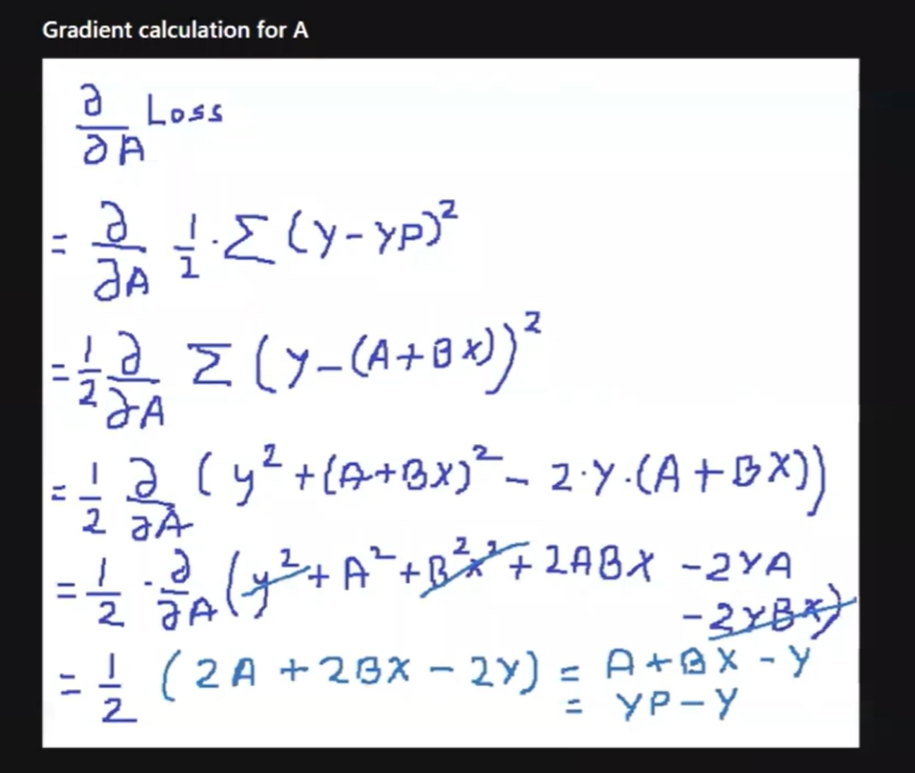
#> input picture image.png, 915 x 773 px
$ jupyter execute --allow-errors '5. PreProcessing.ipynb'   (shell and % lines are left out)
#> lines starting #> are read from the running program, lines starting #| are printed output that depends on the picture
# PreProcessing using scikit-learn

## Agenda
1. Introduction to Preprocessing
2. StandardScaler
3. MinMaxScaler
4. RobustScaler
5. Normalization
6. Binarization
7. Encoding Categorical (Ordinal & Nominal) Features
8. Imputation
9. Polynomial Features
10. Custom Transformer
11. Text Processing
12. CountVectorizer
13. TfIdf
14. HashingVectorizer
15. Image using skimage

#### Common import

[cell 1]
import numpy as np
import pandas as pd
import seaborn as sns; sns.set(color_codes=True)
from mpl_toolkits.mplot3d import Axes3D
import matplotlib.pyplot as plt

## 1. Introduction to PreProcessing
* Learning algorithms have affinity towards certain pattern of data.
* Unscaled or unstandardized data have might have unacceptable prediction
* Learning algorithms understands only number, converting text image to number is required
* Preprocessing refers to transformation before feeding to machine learning

## 2. StandardScaler
* The StandardScaler assumes your data is normally distributed within each feature and will scale them such that the distribution is now centred around 0, with a standard deviation of 1.
* Calculate - Subtract mean of column & div by standard deviation

* If data is not normally distributed, this is not the best scaler to use.

[cell 2]
# Generating normally distributed data and creating a DataFrame
df = pd.DataFrame({
    'x1': np.random.normal(0, 2, 10000),   # Mean 0, Standard Deviation 2
    'x2': np.random.normal(5, 3, 10000),    # Mean 5, Standard Deviation 3
    'x3': np.random.normal(-5, 5, 10000)    # Mean -5, Standard Deviation 5
})
#The resulting DataFrame df will have 10,000 rows and 3 columns (x1, x2, x3),
# where each column represents data points generated from a different normal distribution with specified mean and standard deviation values.

[cell 3]
# plotting data

df.plot.kde()
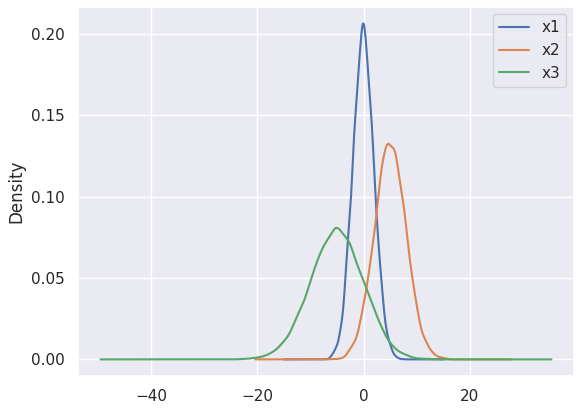
#> figure drawn by matplotlib, 1 panel; curve peaks at x = -0.0441, y = 0.206; curve peaks at x = 4.67, y = 0.132; curve peaks at x = -5.07, y = 0.0808

[cell 4]
# Import the StandardScaler class from the sklearn.preprocessing module
from sklearn.preprocessing import StandardScaler

# Create an instance of the StandardScaler
standardscaler = StandardScaler()

[cell 5]
# Fit the StandardScaler to the data and transform it
data_tf = standardscaler.fit_transform(df)

[cell 6]
df = pd.DataFrame(data_tf, columns=['x1','x2','x3'])

<h3>my Notes: tires to bring data of diffent scale to same scale </h3>

[cell 7]
df.plot.kde()
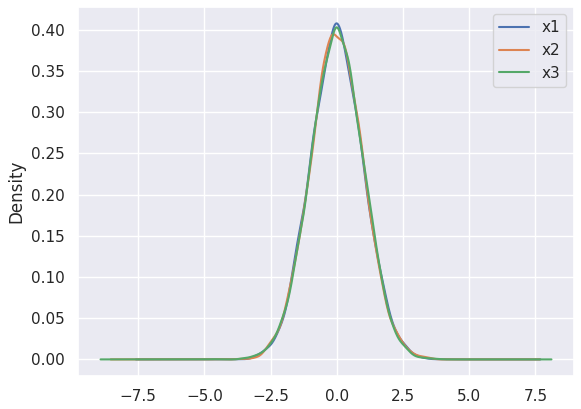
#> figure drawn by matplotlib, 1 panel; curve peaks at x = -0.00368, y = 0.408; curve peaks at x = -0.122, y = 0.395; curve peaks at x = -0.00893, y = 0.403

## 3. MinMaxScaler
* One of the most popular
* Calculate - Subtract min of column & div by difference between max & min

* Data shifts between 0 & 1
* If distribution not suitable for StandardScaler, this scaler works out.
* Sensitive to outliers

[cell 8]
# Generate data and create the DataFrame
df = pd.DataFrame({
    # Generate 1000 samples from a positively skewed chi-squared distribution with 8 degrees of freedom
    'x1': np.random.chisquare(8, 1000),

    # Generate 1000 samples from a negatively skewed beta distribution with parameters alpha=8 and beta=2,
    # then scale the values by 40 to adjust the distribution
    'x2': np.random.beta(8, 2, 1000) * 40,

    # Generate 1000 samples from a symmetric normal (Gaussian) distribution with mean 50 and standard deviation 3
    'x3': np.random.normal(50, 3, 1000)
})

[cell 9]
df.plot.kde()
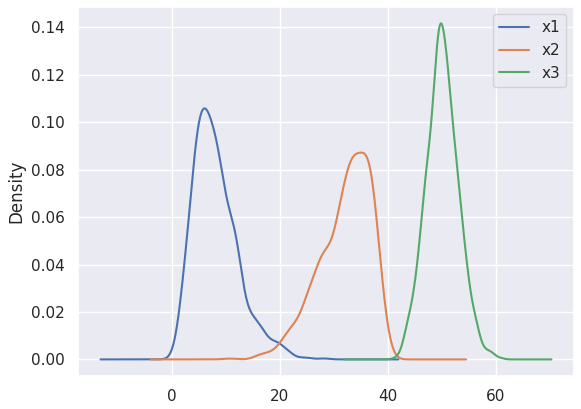
#> figure drawn by matplotlib, 1 panel; curve peaks at x = 6.04, y = 0.106; curve peaks at x = 35.05, y = 0.0872; curve peaks at x = 49.85, y = 0.142

[cell 10]
from sklearn.preprocessing import MinMaxScaler

[cell 11]
minmax = MinMaxScaler()
data_tf = minmax.fit_transform(df)

[cell 12]
df = pd.DataFrame(data_tf,columns=['x1','x2','x3'])
df.plot.kde()
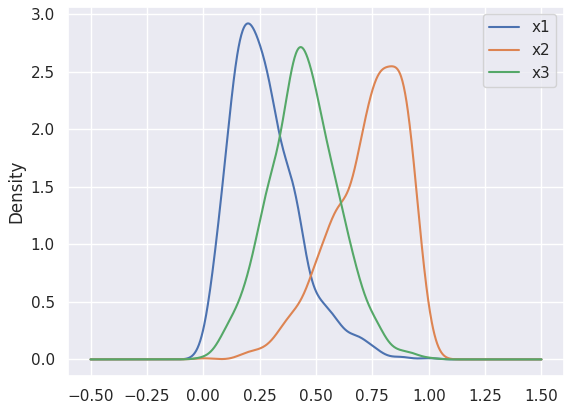
#> figure drawn by matplotlib, 1 panel; curve peaks at x = 0.199, y = 2.92; curve peaks at x = 0.835, y = 2.55; curve peaks at x = 0.433, y = 2.71

## 4. Robust Scaler
* Suited for data with outliers
* Calculate by subtracting 1st-quartile & div by difference between 3rd-quartile & 1st-quartile

[cell 13]
# Generate data and create the DataFrame
df = pd.DataFrame({
    # Simulate a distribution with lower outliers
    # Generate 1000 samples from a normal distribution with mean 20 and standard deviation 1,
    # and then concatenate it with 25 samples from a normal distribution with mean 1 and standard deviation 1.
    # Resulting in a distribution with lower outliers, where some values are significantly smaller than the majority.
    'x1': np.concatenate([np.random.normal(20, 1, 1000), np.random.normal(1, 1, 25)]),

    # Simulate a distribution with higher outliers
    # Generate 1000 samples from a normal distribution with mean 30 and standard deviation 1,
    # and then concatenate it with 25 samples from a normal distribution with mean 50 and standard deviation 1.
    # Resulting in a distribution with higher outliers, where some values are significantly larger than the majority.
    'x2': np.concatenate([np.random.normal(30, 1, 1000), np.random.normal(50, 1, 25)]),
})

[cell 14]
# Generate kernel density plots for each column in the DataFrame
df.plot.kde()
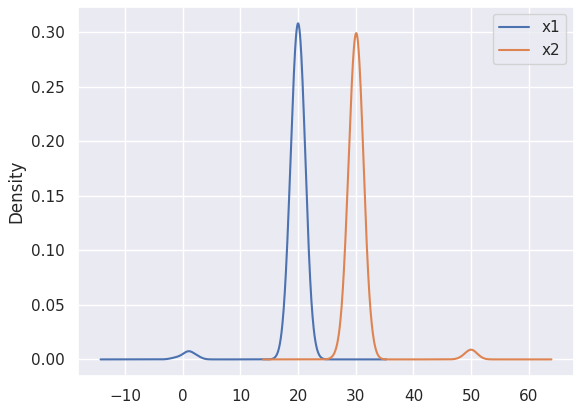
#> figure drawn by matplotlib, 1 panel; curve peaks at x = 20.01, y = 0.308; curve peaks at x = 30.05, y = 0.299

[cell 15]
from sklearn.preprocessing import RobustScaler
robustscaler = RobustScaler()

[cell 16]
data_tf = robustscaler.fit_transform(df)
df = pd.DataFrame(data_tf, columns=['x1','x2'])

[cell 17]
df.plot.kde()
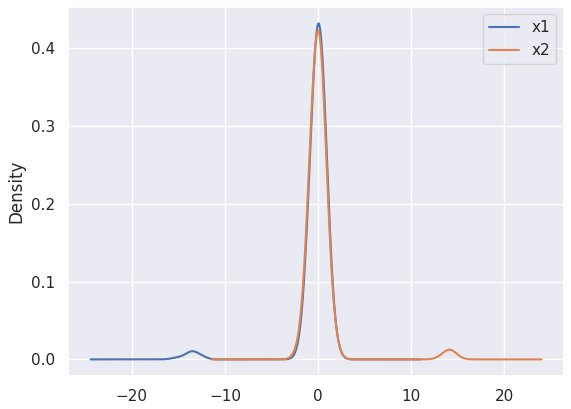
#> figure drawn by matplotlib, 1 panel; curve peaks at x = 0.0556, y = 0.431; curve peaks at x = -0.0278, y = 0.423

## 5. Normalizer
* Each parameter value is obtained by dividing by magnitude

* Centralizes data to origin

[cell 18]
df = pd.DataFrame({
    # Generate 1000 random integer values between -100 and 100, and convert them to float
    'x1': np.random.randint(-100, 100, 1000).astype(float),

    # Generate 1000 random integer values between -80 and 80, and convert them to float
    'y1': np.random.randint(-80, 80, 1000).astype(float),

    # Generate 1000 random integer values between -150 and 150, and convert them to float
    'z1': np.random.randint(-150, 150, 1000).astype(float),
})

[cell 19]
# Create a new figure and 3D axes
fig = plt.figure()
ax = plt.axes(projection='3d')

# Create a 3D scatter plot using data from the DataFrame columns
ax.scatter3D(df.x1, df.y1, df.z1)
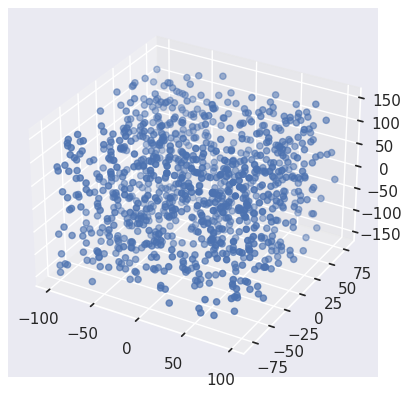
#> figure drawn by matplotlib, 1 panel

[cell 20]
from sklearn.preprocessing import Normalizer

[cell 21]
normalizer = Normalizer()
data_tf = normalizer.fit_transform(df)

[cell 22]
df = pd.DataFrame(data_tf, columns=['x1','y1','z1'])

[cell 23]
ax = plt.axes(projection='3d')
ax.scatter3D(df.x1, df.y1, df.z1)
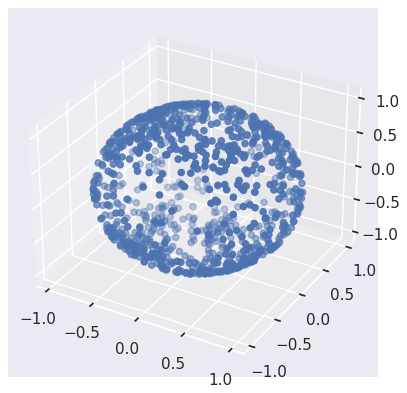
#> figure drawn by matplotlib, 1 panel

## 6. Binarization
* Thresholding numerical values to binary values ( 0 or 1 )
* A few learning algorithms assume data to be in Bernoulli distribution - Bernoulli's Naive Bayes

[cell 24]
X = np.array([[ 1., -1.,  2.],
              [ 2.,  0.,  0.],
              [ 0.,  1., -1.]])

[cell 25]
from sklearn.preprocessing import Binarizer
binarizer = Binarizer()

[cell 26]
data_tf = binarizer.fit_transform(X)

[cell 27]
data_tf

## 7. Encoding Categorical Values
#### Encoding Ordinal Values
* Ordinal Values - Low, Medium & High. Relationship between values
* LabelEncoding with right mapping

[cell 28]
df = pd.DataFrame({
    'Age':[33,44,22,44,55,22],
    'Income':['Low','Low','High','Medium','Medium','High']})

[cell 29]
df

[cell 30]
df.Income.unique()

[cell 31]
df.Income.map({'Low':1,'Medium':2,'High':3})

#### PS: We can use transformer class for this as well, we will see that later

#### Encoding Nominal Values
* Nominal Values - Male, Female. No relationship between data
* One Hot Encoding for converting data into one-hot vector

[cell 32]
df = pd.DataFrame({
    'Age':[33,44,22,44,55,22],
    'Gender':['Male','Female','Male','Female','Male','Male']})

[cell 33]
df.Gender.unique()

[cell 34]
from sklearn.preprocessing import LabelEncoder,OneHotEncoder

[cell 35]
le = LabelEncoder()
df['gender_tf'] = le.fit_transform(df.Gender)

[cell 36]
df

[cell 37]
OneHotEncoder().fit_transform(df[['gender_tf']]).toarray()

## 8. Imputation
* Missing values cannot be processed by learning algorithms
* Imputers can be used to infer value of missing data from existing data

[cell 38]
df = pd.DataFrame({
    'A':[1,2,3,4,np.nan,7],
    'B':[3,4,1,np.nan,4,5]
})

[cell 39]
from sklearn.preprocessing import Imputer
#> (the rest of this cell did not finish here and is left out)

#> (a cell that did not finish here is left out)

## 9. Polynomial Features
* Deriving non-linear feature by coverting data into higher degree
* Used with linear regression to learn model of higher degree

[cell 41]
df = pd.DataFrame({'A':[1,2,3,4,5], 'B':[2,3,4,5,6]})
df

[cell 42]
from sklearn.preprocessing import PolynomialFeatures
# Create an instance of the PolynomialFeatures transformer with degree 2
# This will allow us to generate polynomial features by considering interactions
# up to the second degree, which can capture non-linear relationships in the data.
pol = PolynomialFeatures(degree=2)

[cell 43]
pol.fit_transform(df)

## 10. Custom Transformer
* Often, you will want to convert an existing Python function into a transformer to assist in data cleaning or processing.
* FunctionTransformer is used to create one Transformer
* validate = False, is required for string columns

[cell 44]
from sklearn.preprocessing import FunctionTransformer

[cell 45]
def mapping(x):
    x['Age'] = x['Age']+2
    x['Counter'] = x['Counter'] * 2
    return x

[cell 46]
customtransformer = FunctionTransformer(mapping, validate=False)

[cell 47]
df = pd.DataFrame({
    'Age':[33,44,22,44,55,22],
    'Counter':[3,4,2,4,5,2],
     })
df

[cell 48]
customtransformer.transform(df)

## 11. Text Processing
* Perhaps one of the most common information
* Learning algorithms don't understand text but only numbers
* Below menthods convert text to numbers

## 12. CountVectorizer
* Each column represents one word, count refers to frequency of the word
* Sequence of words are not maintained

#### Hyperparameters
* n_grams - Number of words considered for each column
* stop_words - words not considered
* vocabulary - only words considered

[cell 49]
corpus = [
     'This is the first document awesome food.',
     'This is the second second document.',
     'And the third one the is mission impossible.',
     'Is this the first document?',
]
df = pd.DataFrame({'Text':corpus})
df

[cell 50]
from sklearn.feature_extraction.text import CountVectorizer
cv = CountVectorizer()

[cell 51]
# Fit the CountVectorizer to the 'Text' data and transform it into a document-term matrix
# The resulting document-term matrix represents the frequency of words in the text data.
document_term_matrix = cv.fit_transform(df.Text).toarray()

[cell 52]
# Access the learned vocabulary from the CountVectorizer
vocabulary = cv.vocabulary_

[cell 53]
# Create an instance of the CountVectorizer with specified stop words
# Stop words 'the' and 'is' will be ignored during the text-to-matrix conversion.
cv = CountVectorizer(stop_words=['the', 'is'])

# Fit the CountVectorizer to the 'Text' data and transform it into a document-term matrix
# The resulting document-term matrix represents the frequency of words in the text data.
document_term_matrix = cv.fit_transform(df.Text).toarray()

[cell 54]
cv.vocabulary_

[cell 55]
# Create an instance of the CountVectorizer with a custom vocabulary
# Only the words 'mission', 'food', and 'second' will be considered during text-to-matrix conversion.
cv = CountVectorizer(vocabulary=['mission', 'food', 'second'])

# Fit the CountVectorizer to the 'Text' data and transform it into a document-term matrix
# The resulting document-term matrix represents the frequency of the specified words in the text data.
document_term_matrix = cv.fit_transform(df.Text).toarray()

[cell 56]
# Create an instance of the CountVectorizer with specified ngram range
# Ngrams of both single words and pairs of words (bigrams) will be considered during text-to-matrix conversion.
# eg "not good " "not"
cv = CountVectorizer(ngram_range=(1, 2))

# Fit the CountVectorizer to the 'Text' data and transform it into a document-term matrix
# The resulting document-term matrix represents the frequency of single words and word pairs in the text data.
document_term_matrix = cv.fit_transform(df.Text).toarray()

[cell 57]
cv.vocabulary_

## 13. TfIdfVectorizer
* Words occuring more frequently in a doc versus entire corpus is considered more important
* The importance is in scale of 0 & 1

[cell 58]
from sklearn.feature_extraction.text import TfidfVectorizer
# Create an instance of the TfidfVectorizer with specified stop words
# Stop words in English will be ignored during the TF-IDF transformation.
vectorizer = TfidfVectorizer(stop_words='english')

[cell 59]
vectorizer.fit_transform(df.Text).toarray()

[cell 60]
vectorizer.get_feature_names_out()

## 14. HashingVectorizer
* All above techniques converts data into table where each word is converted to column
* Learning on data with lakhs of columns is difficult to process
* HashingVectorizer is an useful technique for out-of-core learning
* Multiple words are hashed to limited column
* Limitation - Hashed value to word mapping is not possible

[cell 61]
from sklearn.feature_extraction.text import HashingVectorizer
#! for too large data
# Create an instance of the HashingVectorizer with specified number of features
# The hashing trick will be applied to transform text data into a fixed-dimensional vector space.
hv = HashingVectorizer(n_features=5)

[cell 62]
hv.fit_transform(df.Text).toarray()

## 15. Image Processing using skimage
* skimage doesn't come with anaconda. install with 'pip install scikit-image'
* Images should be converted from 0-255 scale to 0-1 scale.
* skimage takes image path & returns numpy array
* images consist of 3 dimension

[cell 63]
from skimage.io import imread,imshow

[cell 64]
image = imread('image.png')
#> image is the input picture: shape (773, 915, 3); mean R, G, B 198.7, 199.4, 203.1

[cell 65]
image.shape
#> Out = (773, 915, 3)

[cell 66]
image[0]
#> Out = 915 rows, first 8: [19, 18, 21], [19, 18, 21], [19, 18, 21], [19, 18, 21], [19, 18, 21], [19, 18, 21], [19, 18, 21], [19, 18, 21]

[cell 67]
imshow(image)

[cell 68]
from skimage.color import rgb2gray

[cell 69]
rgb2gray(image).shape
#> Out = (773, 915)

[cell 70]
imshow(rgb2gray(image))
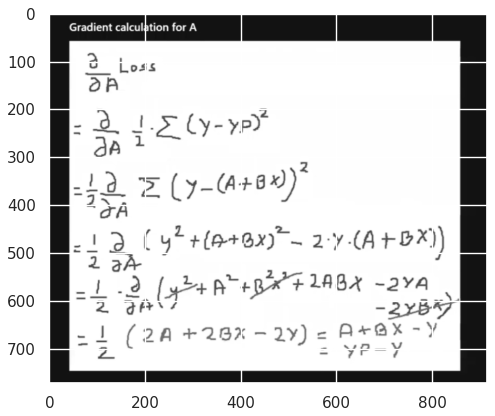
#> figure drawn by matplotlib, 1 panel

[cell 71]
from skimage.transform import resize

[cell 72]
imshow(resize(image, (200,200)))
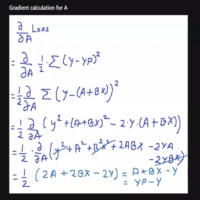
#> shown: shape (200, 200, 3) float64; mean R, G, B 0.779, 0.782, 0.797

$ run again, with im2.png copied over image.png
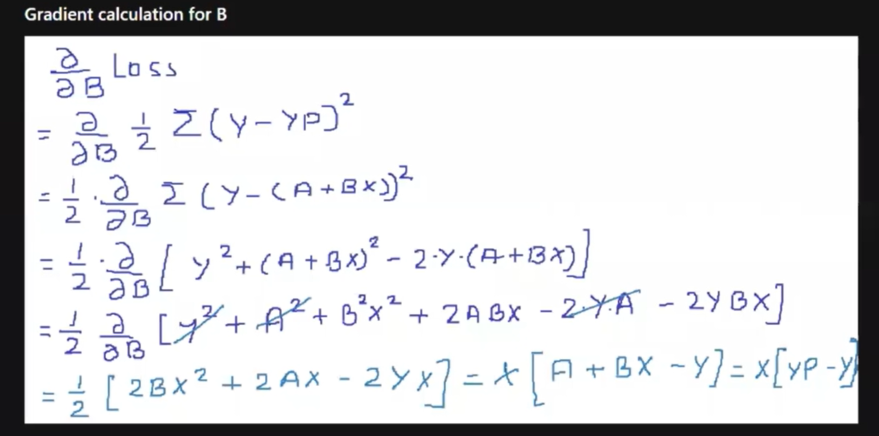
#> input picture im2.png, 1757 x 871 px (shown at 1/2 size)
#> image is the input picture: shape (871, 1757, 3); mean R, G, B 212.4, 213, 215
#> `image[0]`: Out = 1757 rows, first 8: [19, 19, 19], [19, 19, 19], [19, 19, 19], [19, 19, 19], [19, 19, 19], [19, 19, 19], [19, 19, 19], [19, 19, 19]
#> `[cell 70] imshow(rgb2gray(image))`:
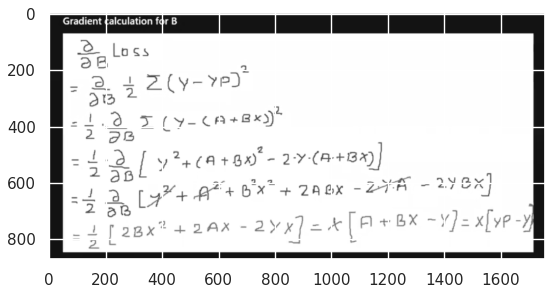
#> figure drawn by matplotlib, 1 panel
#> `[cell 72] imshow(resize(image, (200,200)))`:
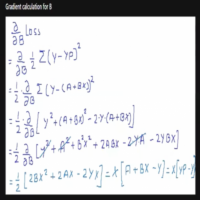
#> shown: shape (200, 200, 3) float64; mean R, G, B 0.833, 0.835, 0.843

$ run again, with im3.png copied over image.png
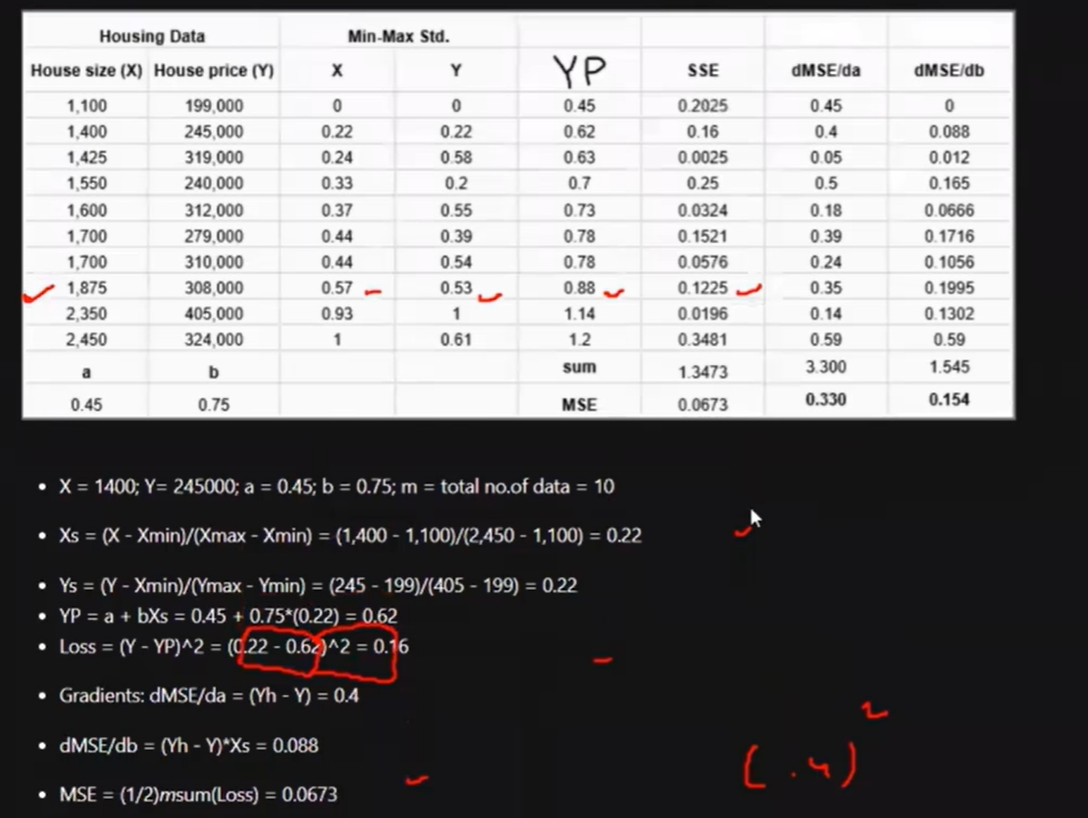
#> input picture im3.png, 1088 x 818 px
#> image is the input picture: shape (818, 1088, 3); mean R, G, B 122.7, 121.4, 122.2
#> `image[0]`: Out = 1088 rows, first 8: [19, 18, 21], [19, 18, 21], [19, 18, 21], [19, 18, 21], [19, 18, 21], [19, 18, 21], [19, 18, 21], [19, 18, 21]
#> `[cell 72] imshow(resize(image, (200,200)))`:
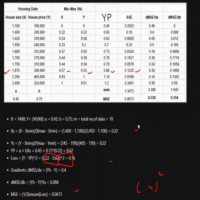
#> shown: shape (200, 200, 3) float64; mean R, G, B 0.481, 0.476, 0.479
